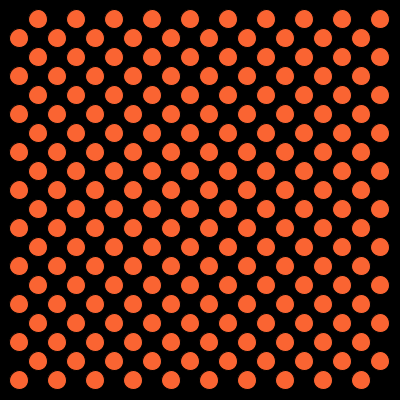
Frame 1 (no input)
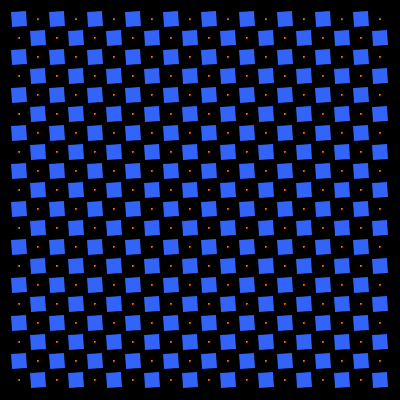
Frame 60 (the mouse pressed at the canvas centre just before this capture)
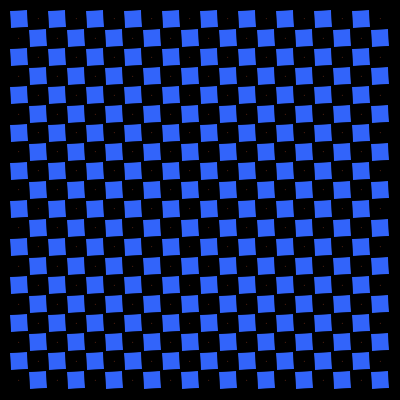
Frame 120 (the mouse held since frame 60 and released just before this capture)

The Processing sketch that drew these frames (run headless with seeded random() and noise(); from frame 60 on, the mouse is pressed at the canvas centre):

// Processing sketch: Pulsating
// ── Pulsating.pde
void setup() {
  size(400, 400);
  rectMode(CENTER);
}


float t = 0;
void draw() {
  background(0);
  drawSquares(10, t);
  t += 1;
}

public void drawSquares(int n, float t) {
  float squareWidth = width/(2*n+1);
  float radius;
  for (float x = squareWidth; x < width-squareWidth; x += 2*squareWidth) {
    for (float y = squareWidth; y < width-squareWidth; y += 2*squareWidth) {
      radius = abs(sin(t/60))*squareWidth;
      fill(50, 100, 250);
      drawSquare(x,y, radius, PI*t/60.);
      drawSquare(x+squareWidth, y + squareWidth, radius, PI*t/60. + PI);
      radius = abs(squareWidth-radius);
      fill(250, 100, 50);
      ellipse(x+squareWidth, y, radius, radius);
      ellipse(x, y+squareWidth, radius, radius);
    }
  }
}

public void drawSquare(float x, float y, float radius, float angle) {
      pushMatrix();
      translate(x, y);
      rotate(angle);
      rect(0, 0, radius, radius);
      popMatrix();
}
